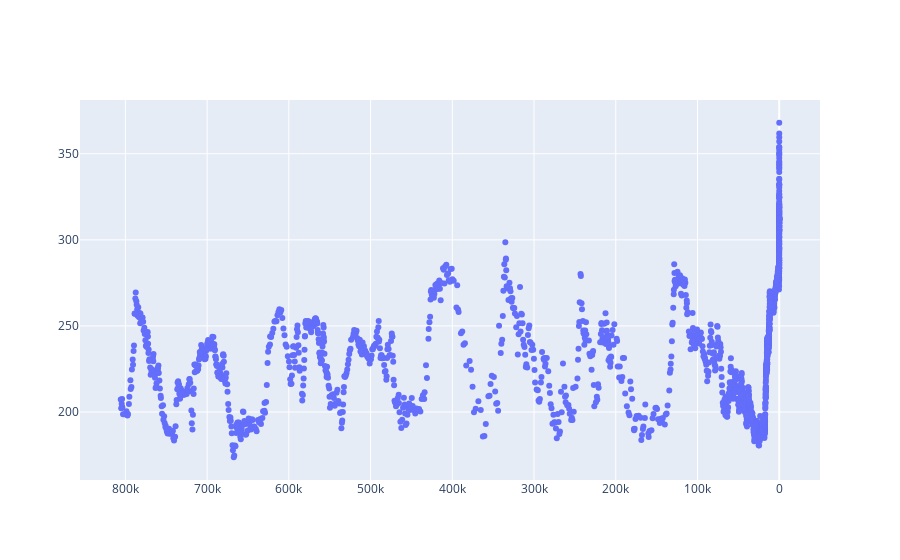

The cell this chart's notebook holds for it:
### Code cell
import plotly.graph_objects as go
fig = go.Figure(data=go.Scatter(x=antarctica2015co2['Gasage (yr BP)'], y=antarctica2015co2['CO2 (ppmv)'], mode='markers'))
fig['layout']['xaxis']['autorange'] = "reversed"
fig.show()

### Figure 1 — Plotly figure (JSON) as saved in the notebook; plotly's stock layout.template omitted (floating-point values rounded to 4 significant figures; data arrays with more than 128 entries replaced by an {"elided": "..."} marker saying what was removed)
{"data": [{"mode": "markers", "type": "scatter", "x": {"elided": "1901 float values"}, "y": {"elided": "1901 float values"}}], "layout": {"autosize": true, "xaxis": {"autorange": true, "range": [859300.0, -53660.0], "type": "linear"}, "yaxis": {"autorange": true, "range": [157.7, 384.1], "type": "linear"}}}
